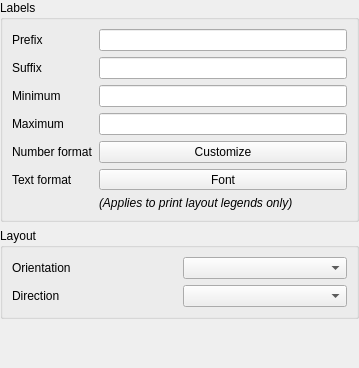
<?xml version="1.0" encoding="UTF-8"?>
<ui version="4.0">
 <class>QgsColorRampLegendNodeWidgetBase</class>
 <widget class="QgsPanelWidget" name="QgsColorRampLegendNodeWidgetBase">
  <property name="geometry">
   <rect>
    <x>0</x>
    <y>0</y>
    <width>359</width>
    <height>368</height>
   </rect>
  </property>
  <property name="sizePolicy">
   <sizepolicy hsizetype="Preferred" vsizetype="Minimum">
    <horstretch>0</horstretch>
    <verstretch>0</verstretch>
   </sizepolicy>
  </property>
  <property name="windowTitle">
   <string>Legend Node Properties</string>
  </property>
  <layout class="QVBoxLayout" name="verticalLayout_2">
   <property name="leftMargin">
    <number>0</number>
   </property>
   <property name="topMargin">
    <number>0</number>
   </property>
   <property name="rightMargin">
    <number>0</number>
   </property>
   <property name="bottomMargin">
    <number>0</number>
   </property>
   <item>
    <widget class="QGroupBox" name="groupBox_2">
     <property name="title">
      <string>Labels</string>
     </property>
     <layout class="QGridLayout" name="gridLayout">
      <item row="0" column="0">
       <widget class="QLabel" name="label_4">
        <property name="text">
         <string>Prefix</string>
        </property>
       </widget>
      </item>
      <item row="3" column="1">
       <widget class="QgsFilterLineEdit" name="mMaxLabelLineEdit"/>
      </item>
      <item row="5" column="1">
       <widget class="QgsFontButton" name="mFontButton">
        <property name="sizePolicy">
         <sizepolicy hsizetype="Preferred" vsizetype="Fixed">
          <horstretch>0</horstretch>
          <verstretch>0</verstretch>
         </sizepolicy>
        </property>
        <property name="text">
         <string>Font</string>
        </property>
       </widget>
      </item>
      <item row="1" column="0">
       <widget class="QLabel" name="label_5">
        <property name="text">
         <string>Suffix</string>
        </property>
       </widget>
      </item>
      <item row="2" column="0">
       <widget class="QLabel" name="label">
        <property name="text">
         <string>Minimum</string>
        </property>
       </widget>
      </item>
      <item row="4" column="0">
       <widget class="QLabel" name="mUnitLabelLabel_2">
        <property name="text">
         <string>Number format</string>
        </property>
        <property name="wordWrap">
         <bool>true</bool>
        </property>
       </widget>
      </item>
      <item row="0" column="1">
       <widget class="QgsFilterLineEdit" name="mPrefixLineEdit"/>
      </item>
      <item row="5" column="0">
       <widget class="QLabel" name="label_7">
        <property name="text">
         <string>Text format</string>
        </property>
       </widget>
      </item>
      <item row="4" column="1">
       <widget class="QPushButton" name="mNumberFormatPushButton">
        <property name="text">
         <string>Customize</string>
        </property>
       </widget>
      </item>
      <item row="2" column="1">
       <widget class="QgsFilterLineEdit" name="mMinLabelLineEdit"/>
      </item>
      <item row="1" column="1">
       <widget class="QgsFilterLineEdit" name="mSuffixLineEdit"/>
      </item>
      <item row="3" column="0">
       <widget class="QLabel" name="label_2">
        <property name="text">
         <string>Maximum</string>
        </property>
       </widget>
      </item>
      <item row="6" column="1">
       <widget class="QLabel" name="label_6">
        <property name="text">
         <string>&lt;html&gt;&lt;head/&gt;&lt;body&gt;&lt;p&gt;&lt;span style=&quot; font-style:italic;&quot;&gt;(Applies to print layout legends only)&lt;/span&gt;&lt;/p&gt;&lt;/body&gt;&lt;/html&gt;</string>
        </property>
       </widget>
      </item>
     </layout>
    </widget>
   </item>
   <item>
    <widget class="QGroupBox" name="mPatchGroup">
     <property name="title">
      <string>Layout</string>
     </property>
     <layout class="QGridLayout" name="gridLayout_2" columnstretch="0,0">
      <item row="1" column="1">
       <widget class="QComboBox" name="mDirectionComboBox"/>
      </item>
      <item row="1" column="0">
       <widget class="QLabel" name="label_3">
        <property name="text">
         <string>Direction</string>
        </property>
       </widget>
      </item>
      <item row="0" column="0">
       <widget class="QLabel" name="label_8">
        <property name="text">
         <string>Orientation</string>
        </property>
       </widget>
      </item>
      <item row="0" column="1">
       <widget class="QComboBox" name="mOrientationComboBox"/>
      </item>
     </layout>
    </widget>
   </item>
   <item>
    <spacer name="verticalSpacer">
     <property name="orientation">
      <enum>Qt::Vertical</enum>
     </property>
     <property name="sizeHint" stdset="0">
      <size>
       <width>0</width>
       <height>0</height>
      </size>
     </property>
    </spacer>
   </item>
  </layout>
 </widget>
 <customwidgets>
  <customwidget>
   <class>QgsPanelWidget</class>
   <extends>QWidget</extends>
   <header>qgspanelwidget.h</header>
   <container>1</container>
  </customwidget>
  <customwidget>
   <class>QgsFilterLineEdit</class>
   <extends>QLineEdit</extends>
   <header>qgsfilterlineedit.h</header>
  </customwidget>
  <customwidget>
   <class>QgsFontButton</class>
   <extends>QToolButton</extends>
   <header>qgsfontbutton.h</header>
  </customwidget>
 </customwidgets>
 <tabstops>
  <tabstop>mPrefixLineEdit</tabstop>
  <tabstop>mSuffixLineEdit</tabstop>
  <tabstop>mMinLabelLineEdit</tabstop>
  <tabstop>mMaxLabelLineEdit</tabstop>
  <tabstop>mNumberFormatPushButton</tabstop>
  <tabstop>mFontButton</tabstop>
  <tabstop>mOrientationComboBox</tabstop>
  <tabstop>mDirectionComboBox</tabstop>
 </tabstops>
 <resources/>
 <connections/>
</ui>
